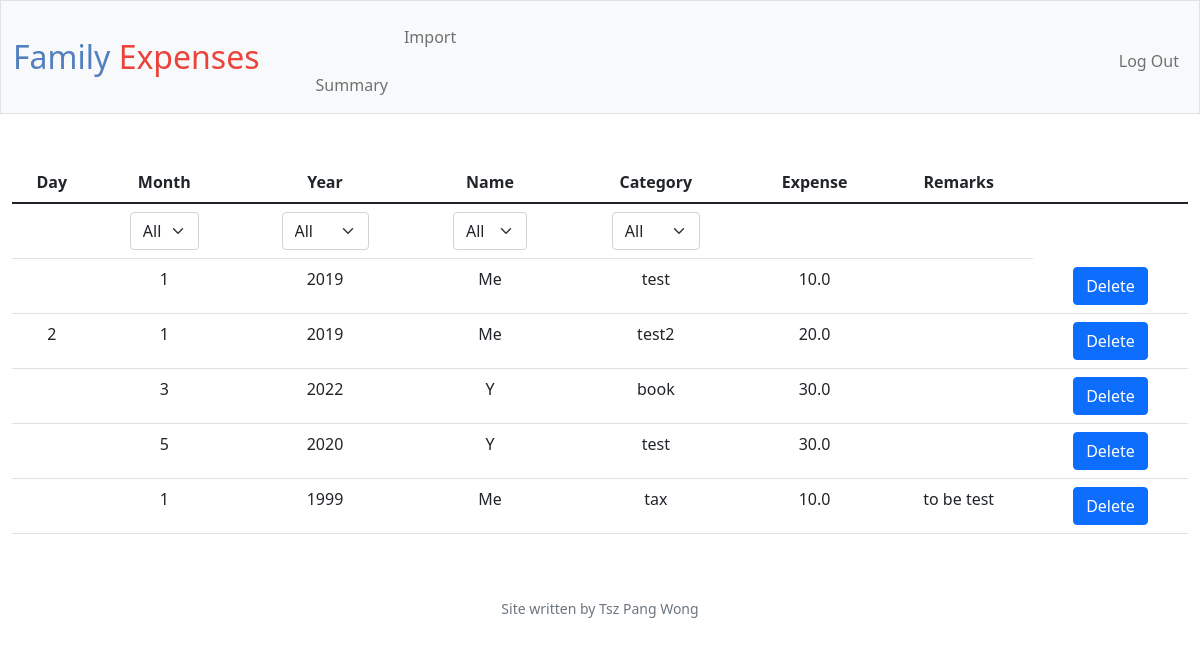
The page / (signed in) on the database its author committed.
### tables this page shows
CREATE TABLE expenses (
row_id INTEGER PRIMARY KEY,
day INTEGER,
month INTEGER NOT NULL,
year INTEGER NOT NULL,
category TEXT NOT NULL,
name TEXT NOT NULL,
expense REAL NOT NULL,
remarks TEXT,
user_id INTEGER NOT NULL,
FOREIGN KEY (user_id) REFERENCES users (id)
ON DELETE CASCADE
ON UPDATE NO ACTION);

### app.py (the view)
@app.route("/")
@login_required
def index():
    if request.method == "GET":
        cursor = connection.cursor()
        total_expenses = cursor.execute("SELECT * FROM expenses WHERE user_id = ?", [(session["user_id"])]).fetchall()
        distinct_month = cursor.execute("SELECT DISTINCT month FROM expenses WHERE user_id = ?", [session["user_id"]]).fetchall()
        distinct_year = cursor.execute("SELECT DISTINCT year FROM expenses WHERE user_id = ?", [session["user_id"]]).fetchall()
        distinct_name = cursor.execute("SELECT DISTINCT name FROM expenses WHERE user_id = ?", [session["user_id"]]).fetchall()
        distinct_category = cursor.execute("SELECT DISTINCT category FROM expenses WHERE user_id = ?", [session["user_id"]]).fetchall()
        load_selected_option = 0
        return render_template("summary.html", expenses=total_expenses, d_months=distinct_month, d_years=distinct_year, d_names=distinct_name,d_categories=distinct_category, load_option = load_selected_option)

### app.py (called while the page is built)
@app.after_request
def after_request(response):
    response.headers["Cache-Control"] = "no-cache, no-store, must-revalidate"
    response.headers["Expires"] = 0
    response.headers["Pragma"] = "no-cache"
    return response

### helpers.py (called while the page is built)
def login_required(f):
    @wraps(f)
    def decorated_function(*args, **kwargs):
        if session.get("user_id") is None:
            return redirect("/login")
        return f(*args, **kwargs)
    return decorated_function

### templates/summary.html (shortened to what this page needs)
{% extends "layout.html" %}
{% block main %}
<form action="/select", method = "post", id="month_select" name="month_select">
<table class="table">
    <thread>
        <tr>
            <th>Day</th>
            <th>Month</th>
            <th>Year</th>
            <th>Name</th>
            <th>Category</th>
            <th>Expense</th>
            <th>Remarks</th>
            <th></th>
        </tr>
    </thread>
    <tbody>
        <tr>
            <td></td>
            <td>
                <select class="form-select mx-auto w-auto" id="month" name="month" onchange="select_save_auto_sumbit('month_key', this.value)">
                    <option value ='All'>All</option>
                </select>
            </td>
            <td>
                <select class="form-select mx-auto w-auto" id="year" name="year" onchange="select_save_auto_sumbit('year_key', this.value)">
                    <option value ='All'>All</option>
                </select>
            </td>
            <td>
                <select class="form-select mx-auto w-auto" id="name" name="name" onchange="select_save_auto_sumbit('name_key', this.value)">
                    <option value ='All'>All</option>
                </select>
            </td>
            <td>
                <select class="form-select mx-auto w-auto" id="category" name="category" onchange="select_save_auto_sumbit('category_key', this.value)">
                    <option value ='All'>All</option>
                </select>
            </td>
            <td></td>
            <td></td>
        </tr>
        {% for exp in expenses %}
                <td>{{ exp[1] }}</td>
                <td>{{ exp[2] }}</td>
                <td>{{ exp[3] }}</td>
                <td>{{ exp[5] }}</td>
                <td>{{ exp[4] }}</td>
                <td>{{ exp[6] }}</td>
                <td>{{ exp[7] }}</td>
                <td><button class="btn btn-primary" type="submit" id="delete" name ="delete" value = {{ exp[0] }}>Delete</button></td>
        {% endfor %}
    </tbody>
</table>
</form>
{% endblock %}

### templates/layout.html (shortened to what this page needs)
<!DOCTYPE html>
<html lang="en">
    <head>
        <link href="https://cdn.jsdelivr.net/npm/bootstrap@5.1.3/dist/css/bootstrap.min.css" rel="stylesheet">
        <link href="/static/styles.css" rel="stylesheet">
    </head>
    <body>
        <nav class="bg-light border navbar navbar-expand-md navbar-light">
            <div class="container-fluid">
                <a class="navbar-brand"><span class="blue">Family</span><span class="red"> Expenses</span>
                <div class="collapse navbar-collapse" id="navbar">
                    {% if session["user_id"] %}
                        <ul class="navbar-nav me-auto mt-2">
                            <li class="nav-item"><a class="nav-link" href="/">Summary</a></li>
                            <li class="nav-item"><a class="nav-link" href="/dataimport">Import</a></li>
                        </ul>
                        <ul class="navbar-nav ms-auto mt-2">
                            <li class="nav-item"><a class="nav-link" href="/logout">Log Out</a></li>
                        </ul>
                    {% else %}
                        <ul class="navbar-nav ms-auto mt-2">
                            <li class="nav-item"><a class="nav-link" href="/register">Register</a></li>
                            <li class="nav-item"><a class="nav-link" href="/login">Log In</a></li>
                        </ul>
                    {% endif %}
                </div>
            </div>
        </nav>
        <main class="container-fluid py-5 text-center">
            {% block main %}{% endblock %}
        </main>
        <footer class="mb-5 small text-center text-muted">
           Site written by Tsz Pang Wong
        </footer>
    </body>
</html>

### static/styles.css (style rules this page uses)
nav .navbar-brand { font-size: xx-large; }
nav .navbar-brand .blue { color: #537fbe; }
nav .navbar-brand .red { color: #ea433b; }

### rows shown on the page
expenses: month "1", year "2019", name "Me", category "test", expense "10.0"
expenses: day "2", month "1", year "2019", name "Me", category "test2", expense "20.0"
expenses: month "3", year "2022", name "Y", category "book", expense "30.0"
expenses: month "5", year "2020", name "Y", category "test", expense "30.0", {{ exp[0] }} 4 (drawn)
expenses: month "1", year "1999", name "Me", category "tax", expense "10.0", remarks "to be test", {{ exp[0] }} 5 (drawn)
